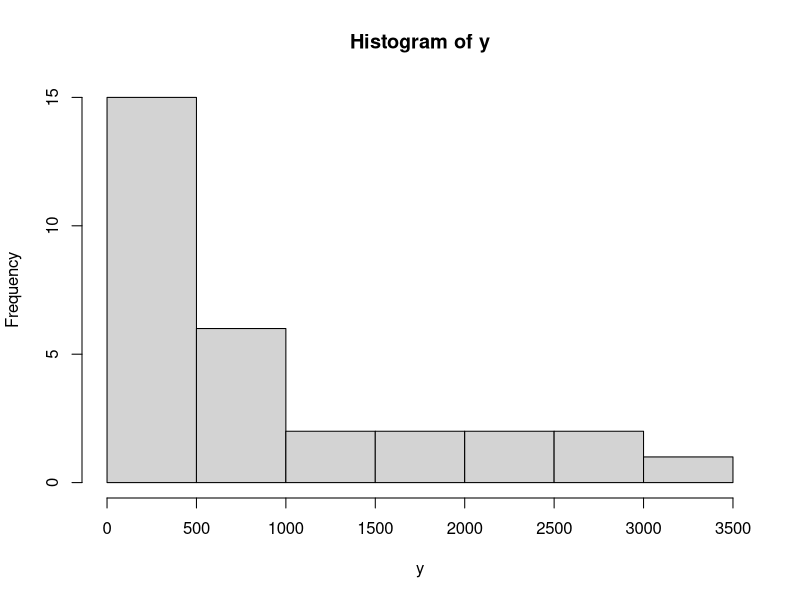
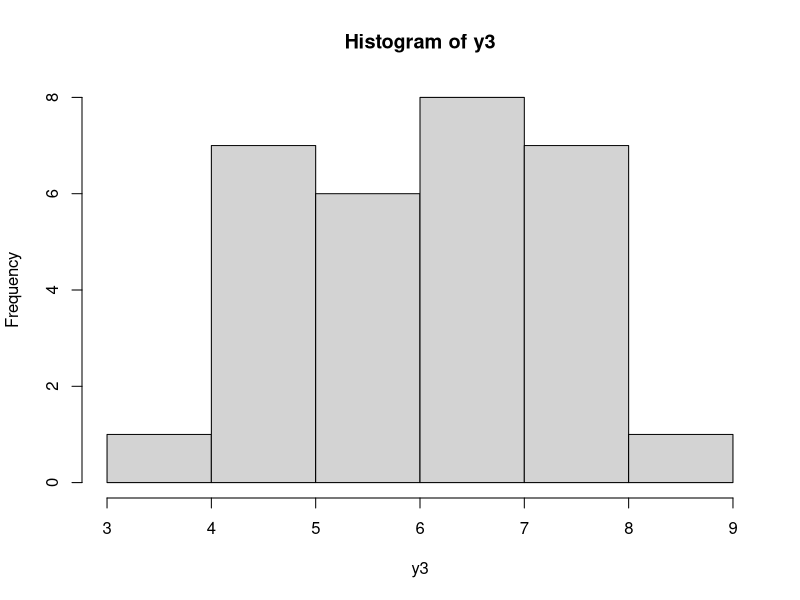

The R script that drew these images, in order: (Note: this script raises an error after producing the figures.)
#..........................................................................
# Exemplo 1 ---------------------------------------------------------------
#..........................................................................
#Considere o problema de número de reclamações em diferentes sistemas de atendimento.

#Esses dados sao numero de reclamacoes em diferentes sistemas de atendimento
y <- c(2370, 1687, 2592, 2283, 2910, 3020, 
       1282, 1527, 871, 1025, 825, 920,
       562, 321, 636, 317, 485, 842, 71, 82, 
       173, 127, 132, 150, 129, 227, 193, 62, 96, 44)
View(y)

## 1. Verificando a normalidade ----
#H0: Tem uma distribuicao normal
shapiro.test(y)

#Fazendo o histograma
hist(y)

##2. Normalizando os dados ----
### 2.1 Utilizando a Raiz Quadrada ----
##Só faz sentido em números positivos
y2 <- sqrt(y)
shapiro.test(y2)  #Nao normalizou

### 2.2 Utilizando o Logaritmo ----
##Só faz sentido em números positivos

y3 <- log(y)
shapiro.test(y3)   #Normalizou
hist(y3)

print(y3) 

#quando vc usa dados transformados, quando for apresentar os dados tem que aplicar o reverso. Voltando os
#dados na sua forma padrão
## Além disso, se perguntar quando e qual transformação é necessário para seu conjunto de dados

#..........................................................................
# Exemplo 2 ---------------------------------------------------------------
#..............Transformacao de Box-Cox....................................

#Importar o conjunto de dados do arquivo exemplo1_dados.xlsx
dados <- exemplo1_dados
View(dados)

## pop - 0 : Não Faliu   pop - 1: Faliu

## 1. Verificando a normalidade ----
#H0: A distribuicao é normal
shapiro.test(dados$x1)
shapiro.test(dados$x2)  #Nao e normal
shapiro.test(dados$x3)  #Nao e normal
shapiro.test(dados$x4)

#Precisamos normalizar x2 e x3

##2.1 Normalizando os dados de x3 ----
### 2.1.1 Utilizando a Raiz Quadrada ----
x3 <- sqrt(dados$x3)
shapiro.test(x3)  #normalizou

##2.2 Normalizando os dados de x2 ----

#Como ha valores negativos, precisamos deslocar os valores
##Funciona tbm se pegar o melhor valor da lista, somar um valor X que deixe positivo e aplicar em todos

constante <- abs(min(dados$x2)) + 1
x2 <- dados$x2 + constante

### 2.2.1 Utilizando a Raiz Quadrada ----
x2.raiz <- sqrt(x2)
shapiro.test(x2.raiz) #Nao Normalizou

### 2.2.2 Utilizando o Logaritmo ----
x2.log <- log(x2)
shapiro.test(x2.log)   #Nao Normalizou

#Quando o Log e o Quadrado n funciona aplica o Box-Cox (ou outras)

### 2.2.3 Utilizando a transformacao Box-Cox 
if(!require(forecast)) install.packages("forecast") 
library(forecast)

#O valor tambem precisa ser positivo, entao vou fazer uma translacao com os valore somando 1
lambda <- BoxCox.lambda(x2, method=c("loglik"), lower=-1, upper = 10) ## Valor de Lambda
lambda 
x2.t <- BoxCox(x2, lambda) 
shapiro.test(x2.t) #Normalizou
